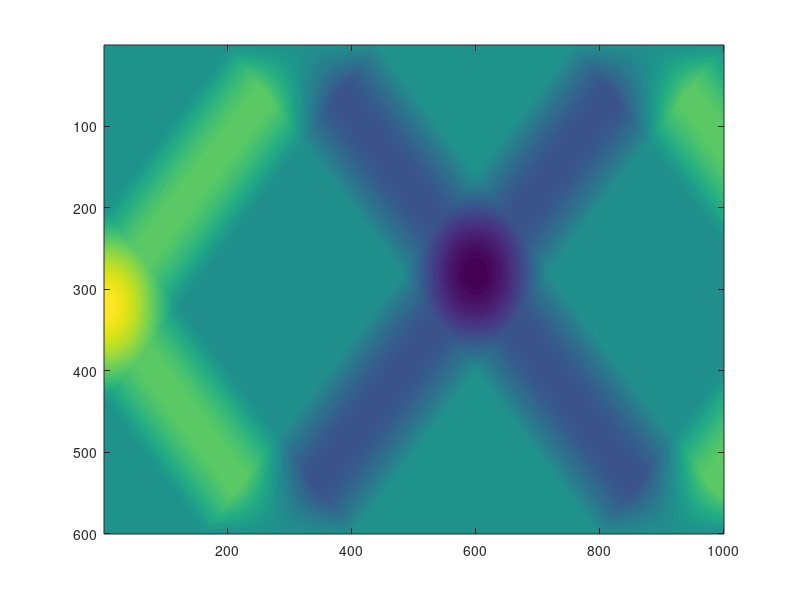
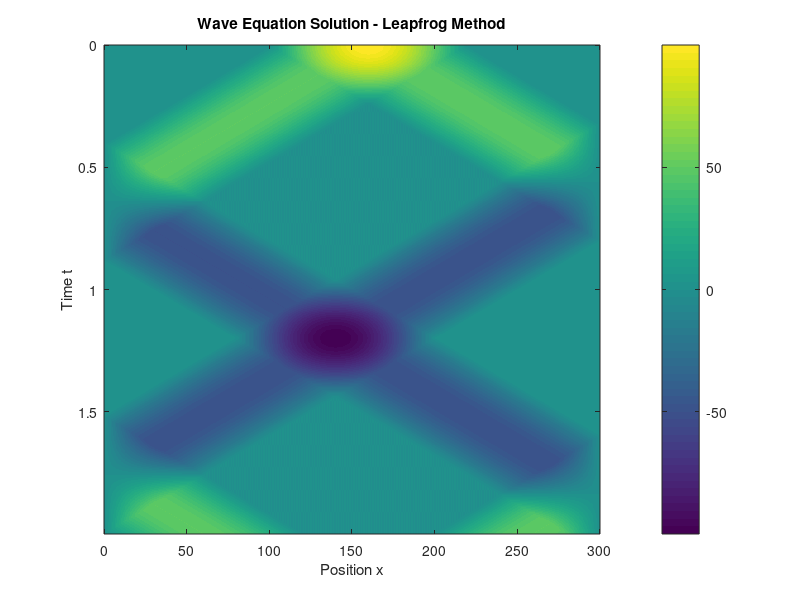
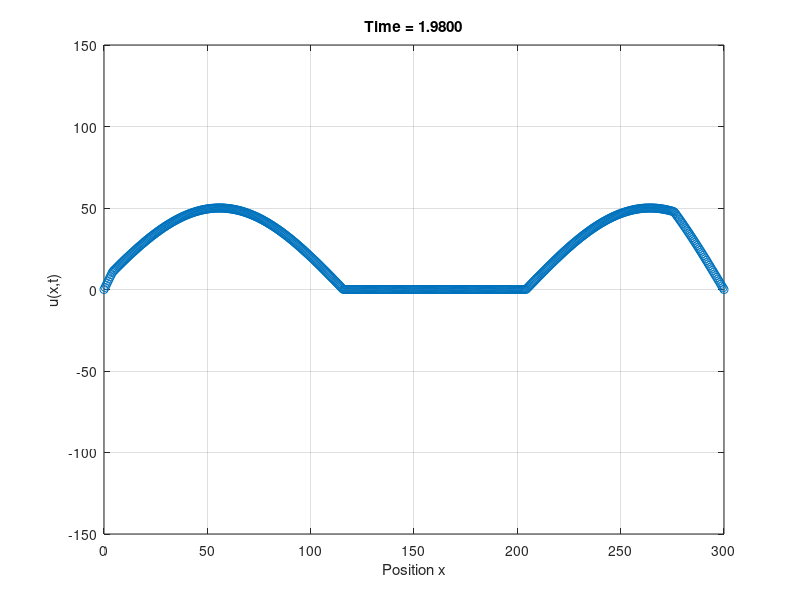

Reproduce these figures in MATLAB, in order.
% Leander Tenbarge:
% Second order, one - dimensional, wave equations:
% Page 203-204

clear all

%% Setting up inital and boundary conditions:

% Initial parameters:
dx = .5;
dt = 0.002;
xmax = 300;
nx = xmax/dx;
nt = 1000;
a = 250;
c = a*(dt/dx);

% Setting up initial conditions:
x = linspace(0,xmax,nx);
u = zeros(nx,nt);
leftValue = 0;
rightValue = 0;

% Running over the piecewise function:
for i = 1:nx
    if x(i) >= 100 && x(i) <= 220
        u(i) = 100*sin(pi*((x(i)-100)/(120)));
    end
end

% Creating the second set of inital conditions:
for i = 2:nx-1
    u(i,2) = u(i,1) + .5 * c ^ 2 * (u(i-1,1) - 2 * u(i,1) + u(i+1,1));
end


%% Implementing the Methods:
for j = 2:nt - 1
    for i = 2:nx - 1
        u(i,j+1) = 2 * u(i,j) - u(i,j-1) + c ^ 2 * (u(i-1,j) - 2 * u(i,j) + u(i+1,j));
    end
end

imagesc(u)

%% Visualization:
figure;
imagesc(x, (0:nt-1)*dt, u');
xlabel('Position x');
ylabel('Time t');
title('Wave Equation Solution - Leapfrog Method');
colorbar;

% Optional: Animate the solution
figure;
for j = 1:10:nt
    plot(x, u(:,j), "o");
    xlabel('Position x');
    ylabel('u(x,t)');
    title(sprintf('Time = %.4f', (j-1)*dt));
    ylim([-150 150]);
    grid on;
    drawnow;
    pause(0.05);
end
